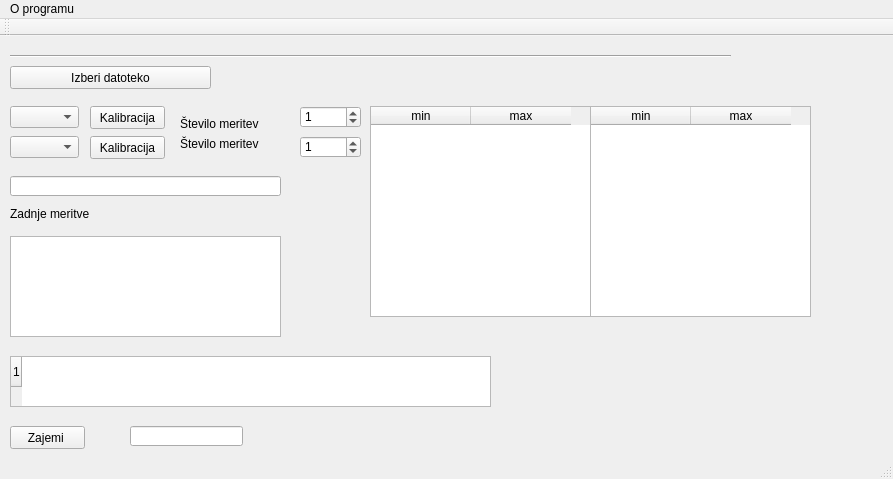
<?xml version="1.0" encoding="UTF-8"?>
<ui version="4.0">
 <class>MainWindow</class>
 <widget class="QMainWindow" name="MainWindow">
  <property name="geometry">
   <rect>
    <x>0</x>
    <y>0</y>
    <width>893</width>
    <height>479</height>
   </rect>
  </property>
  <property name="windowTitle">
   <string>MainWindow</string>
  </property>
  <widget class="QWidget" name="centralWidget">
   <widget class="QComboBox" name="comComboL">
    <property name="geometry">
     <rect>
      <x>10</x>
      <y>70</y>
      <width>69</width>
      <height>22</height>
     </rect>
    </property>
   </widget>
   <widget class="QComboBox" name="comComboR">
    <property name="geometry">
     <rect>
      <x>10</x>
      <y>100</y>
      <width>69</width>
      <height>22</height>
     </rect>
    </property>
   </widget>
   <widget class="Line" name="line_2">
    <property name="geometry">
     <rect>
      <x>10</x>
      <y>10</y>
      <width>721</width>
      <height>20</height>
     </rect>
    </property>
    <property name="orientation">
     <enum>Qt::Horizontal</enum>
    </property>
   </widget>
   <widget class="QLineEdit" name="lineEditL">
    <property name="geometry">
     <rect>
      <x>10</x>
      <y>140</y>
      <width>271</width>
      <height>20</height>
     </rect>
    </property>
    <property name="text">
     <string/>
    </property>
   </widget>
   <widget class="QPushButton" name="pushIzberiDat_L">
    <property name="geometry">
     <rect>
      <x>10</x>
      <y>30</y>
      <width>201</width>
      <height>23</height>
     </rect>
    </property>
    <property name="text">
     <string>Izberi datoteko</string>
    </property>
   </widget>
   <widget class="QPushButton" name="zajemiButtonL">
    <property name="geometry">
     <rect>
      <x>10</x>
      <y>390</y>
      <width>75</width>
      <height>23</height>
     </rect>
    </property>
    <property name="text">
     <string>Zajemi </string>
    </property>
   </widget>
   <widget class="QPushButton" name="calibrationButton_L">
    <property name="geometry">
     <rect>
      <x>90</x>
      <y>70</y>
      <width>75</width>
      <height>23</height>
     </rect>
    </property>
    <property name="text">
     <string>Kalibracija</string>
    </property>
   </widget>
   <widget class="QPushButton" name="calibrationButton_R">
    <property name="geometry">
     <rect>
      <x>90</x>
      <y>100</y>
      <width>75</width>
      <height>23</height>
     </rect>
    </property>
    <property name="text">
     <string>Kalibracija</string>
    </property>
   </widget>
   <widget class="QPlainTextEdit" name="plainTextEditL">
    <property name="geometry">
     <rect>
      <x>10</x>
      <y>200</y>
      <width>271</width>
      <height>101</height>
     </rect>
    </property>
   </widget>
   <widget class="QLabel" name="label_4">
    <property name="geometry">
     <rect>
      <x>10</x>
      <y>170</y>
      <width>101</width>
      <height>16</height>
     </rect>
    </property>
    <property name="text">
     <string>Zadnje meritve</string>
    </property>
   </widget>
   <widget class="QSpinBox" name="spinBoxL">
    <property name="geometry">
     <rect>
      <x>300</x>
      <y>70</y>
      <width>61</width>
      <height>22</height>
     </rect>
    </property>
    <property name="value">
     <number>1</number>
    </property>
   </widget>
   <widget class="QSpinBox" name="spinBoxR">
    <property name="geometry">
     <rect>
      <x>300</x>
      <y>100</y>
      <width>61</width>
      <height>22</height>
     </rect>
    </property>
    <property name="value">
     <number>1</number>
    </property>
   </widget>
   <widget class="QLabel" name="label">
    <property name="geometry">
     <rect>
      <x>180</x>
      <y>80</y>
      <width>101</width>
      <height>16</height>
     </rect>
    </property>
    <property name="text">
     <string>Število meritev</string>
    </property>
   </widget>
   <widget class="QLabel" name="label_3">
    <property name="geometry">
     <rect>
      <x>180</x>
      <y>100</y>
      <width>101</width>
      <height>16</height>
     </rect>
    </property>
    <property name="text">
     <string>Število meritev</string>
    </property>
   </widget>
   <widget class="QLineEdit" name="lineEditInstant">
    <property name="geometry">
     <rect>
      <x>130</x>
      <y>390</y>
      <width>113</width>
      <height>20</height>
     </rect>
    </property>
   </widget>
   <widget class="QTableWidget" name="tableWidgetL">
    <property name="geometry">
     <rect>
      <x>370</x>
      <y>70</y>
      <width>221</width>
      <height>211</height>
     </rect>
    </property>
    <column>
     <property name="text">
      <string>min</string>
     </property>
    </column>
    <column>
     <property name="text">
      <string>max</string>
     </property>
    </column>
   </widget>
   <widget class="QTableWidget" name="tableWidgetR">
    <property name="geometry">
     <rect>
      <x>590</x>
      <y>70</y>
      <width>221</width>
      <height>211</height>
     </rect>
    </property>
    <column>
     <property name="text">
      <string>min</string>
     </property>
    </column>
    <column>
     <property name="text">
      <string>max</string>
     </property>
    </column>
   </widget>
   <widget class="QTableWidget" name="meritveTable">
    <property name="geometry">
     <rect>
      <x>10</x>
      <y>320</y>
      <width>481</width>
      <height>51</height>
     </rect>
    </property>
    <property name="rowCount">
     <number>1</number>
    </property>
    <row/>
   </widget>
  </widget>
  <widget class="QMenuBar" name="menuBar">
   <property name="geometry">
    <rect>
     <x>0</x>
     <y>0</y>
     <width>893</width>
     <height>21</height>
    </rect>
   </property>
   <widget class="QMenu" name="menuKalibracija">
    <property name="title">
     <string>O programu</string>
    </property>
   </widget>
   <addaction name="menuKalibracija"/>
  </widget>
  <widget class="QToolBar" name="mainToolBar">
   <attribute name="toolBarArea">
    <enum>TopToolBarArea</enum>
   </attribute>
   <attribute name="toolBarBreak">
    <bool>false</bool>
   </attribute>
  </widget>
  <widget class="QStatusBar" name="statusBar"/>
 </widget>
 <layoutdefault spacing="6" margin="11"/>
 <resources/>
 <connections/>
</ui>
